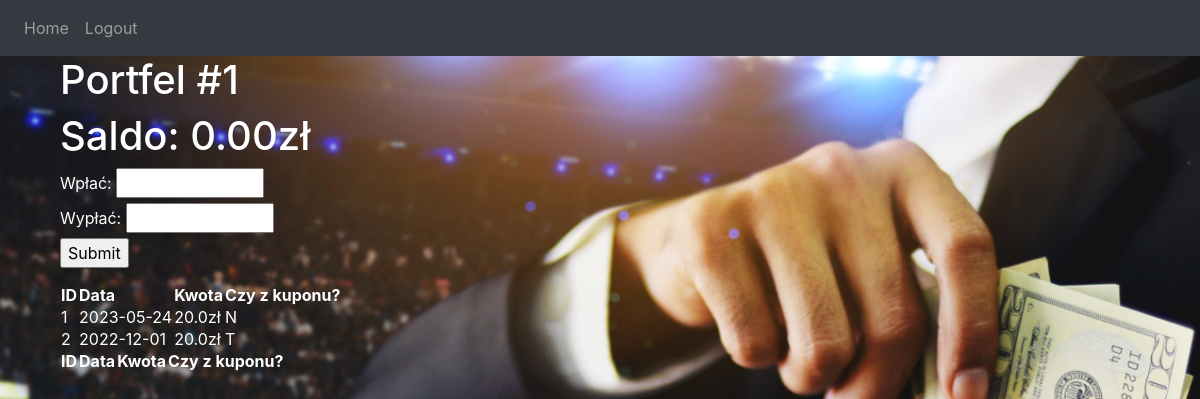
The app's page /portfel1 (signed in), older data.
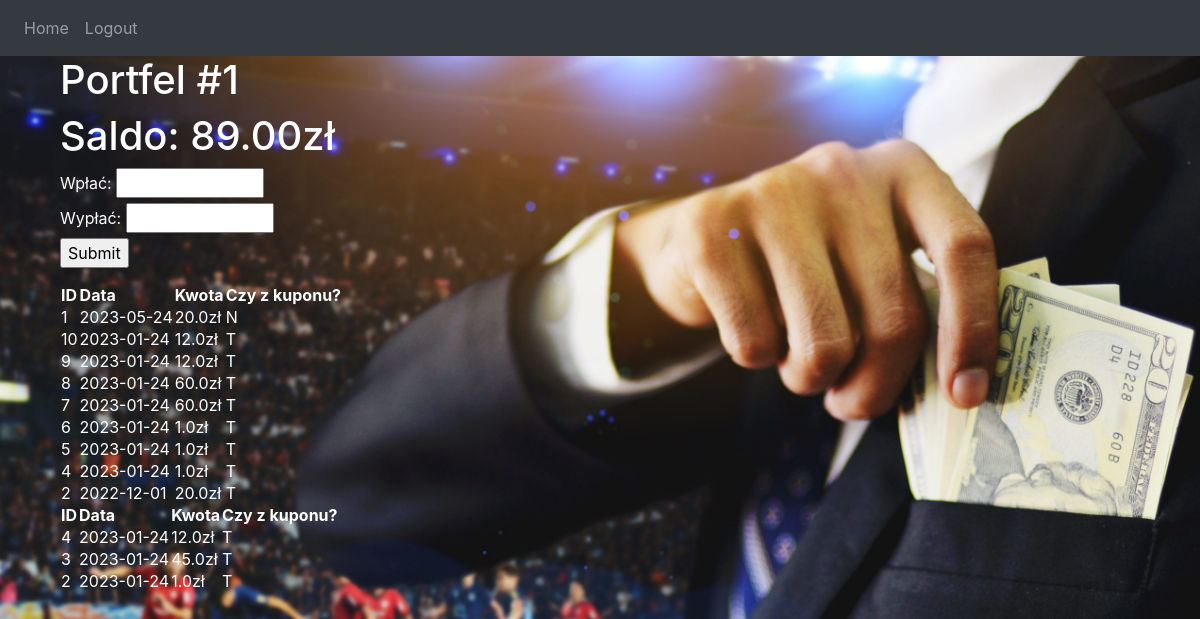
The same page, newer data.
### website/models.py (models this page shows)
class Wplata(db.Model):
    id_wplaty = db.Column(db.Integer, primary_key=True)
    data = db.Column(db.Date, default=func.today(), nullable=False)
    kwota = db.Column(db.Float, nullable=False)
    czy_z_kuponu = db.Column(db.String(1), nullable=False)
    Portfel_id_portfela = db.Column(db.Integer, db.ForeignKey('portfel.id_portfela'))

class Wyplata(db.Model):
    id_wypłaty = db.Column(db.Integer, primary_key=True)
    data = db.Column(db.Date, default=func.today(), nullable=False)
    kwota = db.Column(db.Float, nullable=False)
    czy_z_kuponu = db.Column(db.String(1), nullable=False)
    Portfel_id_portfela = db.Column(db.Integer, db.ForeignKey('portfel.id_portfela'))

### website/portfel.py (the view, shortened to what this page needs)
@portfel.route('/portfel1', methods=['GET', 'POST'])
@login_required
def portfel1():
    pn="Portfel #1"
    sql = select(Portfel.id_portfela,Portfel.stan).where(Portfel.id_klienta==current_user.id_user)
    conn = db.engine.connect()
    portfele = conn.execute(sql).first()
    stan=float(portfele[1])
    sql = select(Wplata.id_wplaty,Wplata.data,Wplata.kwota,Wplata.czy_z_kuponu).where(Wplata.Portfel_id_portfela==portfele[0]).order_by(Wplata.data.desc(),Wplata.id_wplaty.desc())
    wplaty = conn.execute(sql).fetchall()
    sql = select(Wyplata.id_wypłaty,Wyplata.data,Wyplata.kwota,Wyplata.czy_z_kuponu).where(Wyplata.Portfel_id_portfela==portfele[0]).order_by(Wyplata.data.desc(),Wyplata.id_wypłaty.desc())
    wyplaty = conn.execute(sql).fetchall()
    sql = select(Portfel.id_portfela,Portfel.stan).where(Portfel.id_klienta==current_user.id_user)
    conn = db.engine.connect()
    portfele = conn.execute(sql).first()
    stan=float(portfele[1])
    sql = select(Wplata.id_wplaty,Wplata.data,Wplata.kwota,Wplata.czy_z_kuponu).where(Wplata.Portfel_id_portfela==portfele[0]).order_by(Wplata.data.desc(),Wplata.id_wplaty.desc())
    wplaty = conn.execute(sql).fetchall()
    sql = select(Wyplata.id_wypłaty,Wyplata.data,Wyplata.kwota,Wyplata.czy_z_kuponu).where(Wyplata.Portfel_id_portfela==portfele[0]).order_by(Wyplata.data.desc(),Wyplata.id_wypłaty.desc())
    wyplaty = conn.execute(sql).fetchall()
    stan="{:.2f}".format(stan)
    ptag="/portfel1"
    return render_template("portfel1.html", user=current_user, pn=pn, payments=wplaty, payoffs=wyplaty,stan=stan,ptag=ptag,type=0)

### website/templates/portfel1.html (shortened to what this page needs)
<html><head>
  </head>
 {% extends "base.html" %} {% block title %}Home{% endblock %} {% block content %}
 <body>
    <div class="container">
    <h1>{{pn}}</h1>
      <h1>Saldo: {{stan}}zł</h1>
    <form onsubmit="submitForm(event)" action={{ptag}} method="POST">
      <label>Wpłać:</label>
      <input type="number" name="deposit" min="0" max="10000" step="0.01">
      <br>
      <label>Wypłać:</label>
      <input type="number" name="payoff" min="0" max="10000" step="0.01">
      <br>
      <input type="submit" value="Submit">
    </form>
      <table>
      <tbody><tr>
        <th>ID</th>
        <th>Data</th>
        <th>Kwota</th>
        <th>Czy z kuponu?</th>
      </tr>
      {% for payment in payments %}
      <tr>
        <td>{{ payment[0] }}</td>
        <td>{{ payment[1]}}</td>
        <td>{{ payment[2]}}zł</td>
        <td>{{ payment[3] }}</td>
      </tr>
      {% endfor %}
    </tbody></table>
    <table>
      <tbody><tr>
        <th>ID</th>
        <th>Data</th>
        <th>Kwota</th>
        <th>Czy z kuponu?</th>
      </tr>
      {% for payoff in payoffs %}
      <tr>
        <td>{{ payoff[0] }}</td>
        <td>{{ payoff[1] }}</td>
        <td>{{ payoff[2] }}zł</td>
        <td>{{ payoff[3] }}</td>
      </tr>
      {% endfor %}
    </tbody></table>  </body>
    {% endblock %}

### website/templates/base.html (shortened to what this page needs)
<!DOCTYPE html>
<html>
  <head>
    <link
      rel="stylesheet"
      href="https://stackpath.bootstrapcdn.com/bootstrap/4.4.1/css/bootstrap.min.css"
    />
    <link
      rel="stylesheet"
      href="https://stackpath.bootstrapcdn.com/font-awesome/4.7.0/css/font-awesome.min.css"
    />
  </head>
  <body>
    <nav class="navbar navbar-expand-lg navbar-dark bg-dark">
      <div class="collapse navbar-collapse" id="navbar">
        <div class="navbar-nav">
          {% if user.is_authenticated %}
          {% if type == 0 %}
          <a class="navitem nav-link" id="home" href="/">Home</a>
          {% endif %}
          <a class="nav-item nav-link" id="logout" href="/logout">Logout</a>
          {% else %}
          <a class="nav-item nav-link" id="login" href="/login">Login</a>
          <a class="nav-item nav-link" id="login_admin" href="/login-admin">Login As Admin</a>
          <a class="nav-item nav-link" id="signUp" href="/sign-up">Sign Up</a>
          {% endif %}
        </div>
      </div>
    </nav>
    <div class="container">{% block content %} {% endblock %}</div>
  </body>
</html>

### website/templates/portfel1.html (style rules this page uses)
body { background-color: darkgreen; background-image: url('static/porfel1.jpg'); background-repeat: no-repeat; background-attachment: fixed; background-size: cover; color:white; }
table { color: white; }
form { color: white; }
h1 { color: white; }

Row changes from the older to the newer data that the page shows:
added Wplata: id_wplaty "10", data "2023-01-24", kwota "12.0", czy_z_kuponu "T"
added Wplata: id_wplaty "9", data "2023-01-24", kwota "12.0", czy_z_kuponu "T"
added Wplata: id_wplaty "8", data "2023-01-24", kwota "60.0", czy_z_kuponu "T"
added Wplata: id_wplaty "7", data "2023-01-24", kwota "60.0", czy_z_kuponu "T"
added Wplata: id_wplaty "6", data "2023-01-24", kwota "1.0", czy_z_kuponu "T"
added Wplata: id_wplaty "5", data "2023-01-24", kwota "1.0", czy_z_kuponu "T"
added Wplata: id_wplaty "4", data "2023-01-24", kwota "1.0", czy_z_kuponu "T"
added Wyplata: id_wypłaty "4", data "2023-01-24", kwota "12.0", czy_z_kuponu "T"
added Wyplata: id_wypłaty "3", data "2023-01-24", kwota "45.0", czy_z_kuponu "T"
added Wyplata: id_wypłaty "2", data "2023-01-24", kwota "1.0", czy_z_kuponu "T"
Text that changed along with them:
{{ stan }}: "0.00" → "89.00"
